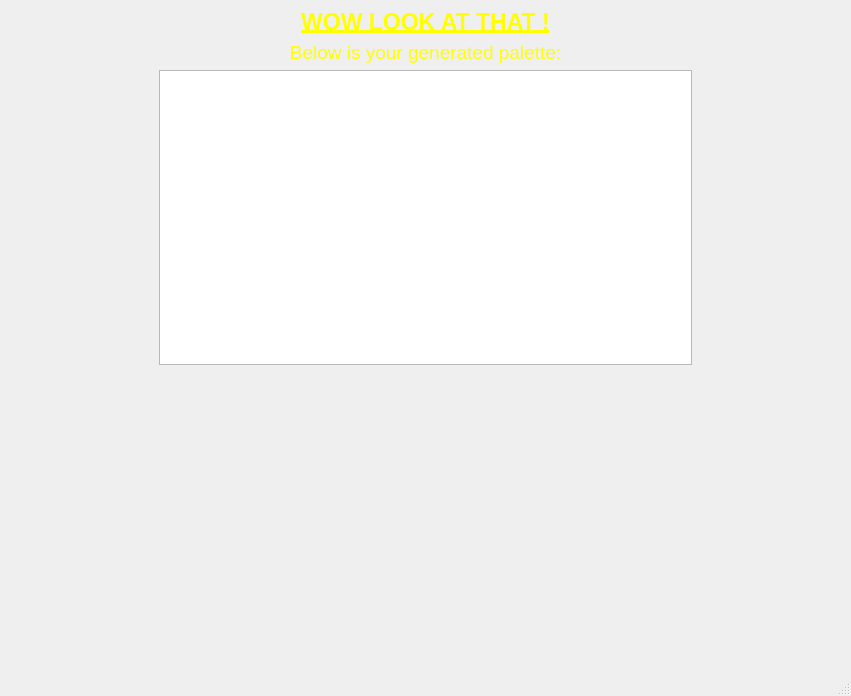
<?xml version="1.0" encoding="UTF-8"?>
<ui version="4.0">
 <class>MainWindow</class>
 <widget class="QMainWindow" name="MainWindow">
  <property name="windowModality">
   <enum>Qt::NonModal</enum>
  </property>
  <property name="geometry">
   <rect>
    <x>0</x>
    <y>0</y>
    <width>851</width>
    <height>696</height>
   </rect>
  </property>
  <property name="sizePolicy">
   <sizepolicy hsizetype="Ignored" vsizetype="Ignored">
    <horstretch>0</horstretch>
    <verstretch>0</verstretch>
   </sizepolicy>
  </property>
  <property name="windowTitle">
   <string>COLOR PALETTE GENERATOR</string>
  </property>
  <property name="toolTipDuration">
   <number>1</number>
  </property>
  <property name="layoutDirection">
   <enum>Qt::LeftToRight</enum>
  </property>
  <widget class="QWidget" name="centralwidget">
   <layout class="QVBoxLayout" name="verticalLayout">
    <property name="bottomMargin">
     <number>9</number>
    </property>
    <item>
     <widget class="QLabel" name="MenuWelcome">
      <property name="enabled">
       <bool>true</bool>
      </property>
      <property name="sizePolicy">
       <sizepolicy hsizetype="Preferred" vsizetype="Preferred">
        <horstretch>0</horstretch>
        <verstretch>0</verstretch>
       </sizepolicy>
      </property>
      <property name="font">
       <font>
        <family>Ubuntu</family>
        <pointsize>17</pointsize>
        <weight>75</weight>
        <italic>false</italic>
        <bold>true</bold>
        <underline>true</underline>
        <strikeout>false</strikeout>
        <stylestrategy>PreferDefault</stylestrategy>
        <kerning>true</kerning>
       </font>
      </property>
      <property name="layoutDirection">
       <enum>Qt::LeftToRight</enum>
      </property>
      <property name="autoFillBackground">
       <bool>false</bool>
      </property>
      <property name="styleSheet">
       <string notr="true">background: rgba(255, 255, 255, 0);
color: rgba(0, 0, 0, 255); 
color: yellow</string>
      </property>
      <property name="frameShadow">
       <enum>QFrame::Plain</enum>
      </property>
      <property name="text">
       <string>&lt;html&gt;&lt;head/&gt;&lt;body&gt;&lt;p&gt;WOW LOOK AT THAT !&lt;/p&gt;&lt;/body&gt;&lt;/html&gt;</string>
      </property>
      <property name="textFormat">
       <enum>Qt::AutoText</enum>
      </property>
      <property name="scaledContents">
       <bool>true</bool>
      </property>
      <property name="alignment">
       <set>Qt::AlignHCenter|Qt::AlignTop</set>
      </property>
      <property name="wordWrap">
       <bool>false</bool>
      </property>
     </widget>
    </item>
    <item>
     <widget class="QLabel" name="label">
      <property name="font">
       <font>
        <family>Ubuntu</family>
        <pointsize>14</pointsize>
        <weight>50</weight>
        <italic>false</italic>
        <bold>false</bold>
       </font>
      </property>
      <property name="styleSheet">
       <string notr="true">color: yellow</string>
      </property>
      <property name="frameShape">
       <enum>QFrame::NoFrame</enum>
      </property>
      <property name="frameShadow">
       <enum>QFrame::Plain</enum>
      </property>
      <property name="lineWidth">
       <number>1</number>
      </property>
      <property name="midLineWidth">
       <number>0</number>
      </property>
      <property name="text">
       <string>&lt;html&gt;&lt;head/&gt;&lt;body&gt;&lt;p&gt;Below is your generated palette:&lt;/p&gt;&lt;/body&gt;&lt;/html&gt;</string>
      </property>
      <property name="alignment">
       <set>Qt::AlignHCenter|Qt::AlignTop</set>
      </property>
      <property name="wordWrap">
       <bool>true</bool>
      </property>
     </widget>
    </item>
    <item>
     <layout class="QGridLayout" name="gridLayout_3">
      <property name="sizeConstraint">
       <enum>QLayout::SetNoConstraint</enum>
      </property>
      <property name="bottomMargin">
       <number>100</number>
      </property>
      <property name="horizontalSpacing">
       <number>19</number>
      </property>
      <item row="0" column="1">
       <widget class="QGraphicsView" name="palette_display"/>
      </item>
      <item row="0" column="2">
       <layout class="QGridLayout" name="gridLayout_9">
        <property name="rightMargin">
         <number>150</number>
        </property>
       </layout>
      </item>
      <item row="0" column="0">
       <layout class="QGridLayout" name="gridLayout_8">
        <property name="leftMargin">
         <number>150</number>
        </property>
       </layout>
      </item>
      <item row="1" column="1">
       <layout class="QGridLayout" name="gridLayout_10">
        <property name="bottomMargin">
         <number>100</number>
        </property>
       </layout>
      </item>
     </layout>
    </item>
    <item>
     <layout class="QGridLayout" name="gridLayout_2">
      <property name="bottomMargin">
       <number>100</number>
      </property>
      <item row="1" column="0">
       <layout class="QGridLayout" name="gridLayout_4"/>
      </item>
     </layout>
    </item>
    <item>
     <layout class="QGridLayout" name="gridLayout">
      <property name="bottomMargin">
       <number>0</number>
      </property>
     </layout>
    </item>
   </layout>
  </widget>
  <widget class="QStatusBar" name="statusbar"/>
 </widget>
 <resources/>
 <connections/>
</ui>
